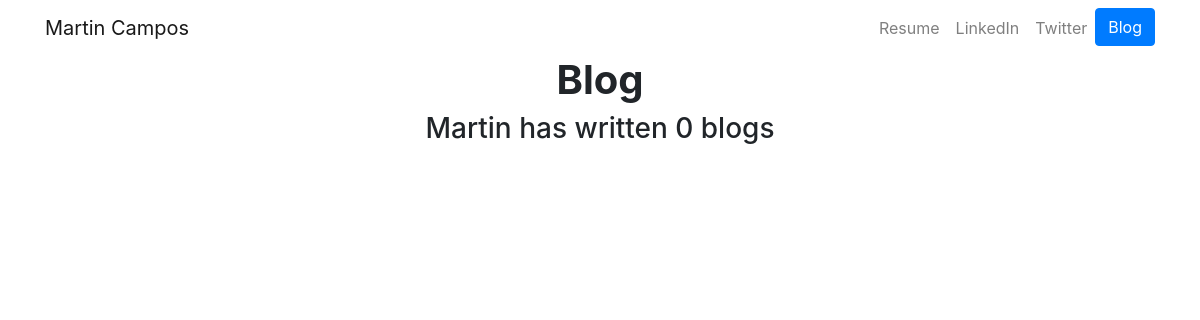
The page /blog/ on the database as committed earlier.
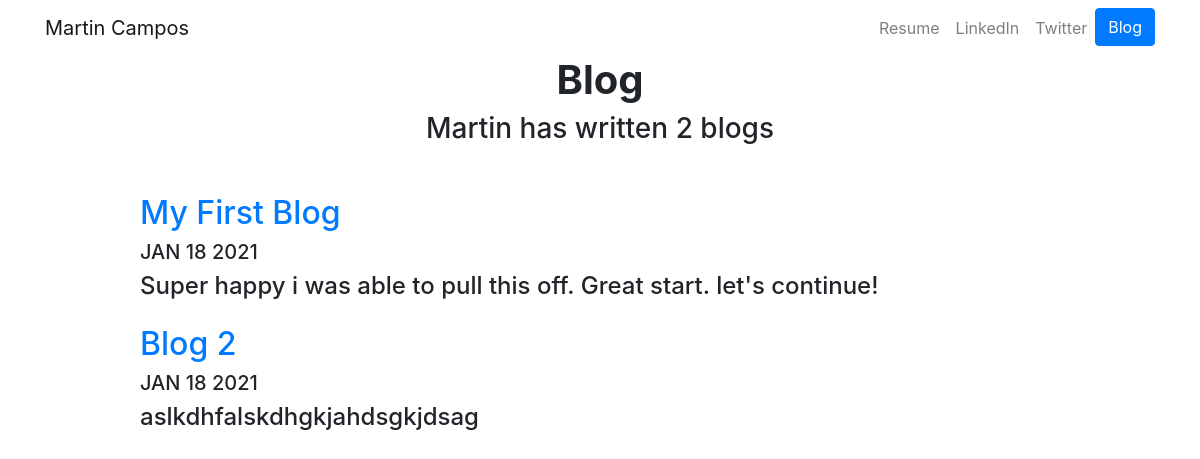
The same page on the database as committed later.
### blog/models.py (models this page shows, shortened)
class Blog(models.Model):
    title = models.CharField(max_length=200)
    date = models.DateField()
    description = models.TextField()

### blog/views.py (the view)
# urls.py: path('', views.all_blogs, name='all_blogs'),
def all_blogs(request):
    blogs = Blog.objects.order_by('-date') #Esta es la manera de poner solamente los mas recientes, con el -date.
    return render(request, 'blog/all_blogs.html', {'blogs':blogs})

### blog/templates/blog/all_blogs.html
{% extends 'portfolio/base.html' %}
{% load static %}
{% block content %}
<h1 id="blogtitle" class="font-weight-bold text-center">Blog</h1>
<h3 class="text-center mb-5">Martin has written {{ blogs.count }} blog{{ blogs.count|pluralize }}</h3>
{% for blog in blogs %}
<div class="row justify-content-center my-3">
  <div class="col-md-10">
    <a href="{% url 'blog:detail' blog.id %}">
      <h2>{{ blog.title }}</h2>
    </a>
    <h5>{{ blog.date|date:'M d Y'|upper }}</h5>
    <h4>{{ blog.description|striptags|truncatechars:100 }}</h4>
  </div>
</div>
{% endfor %}
{% endblock %}

### portfolio/templates/portfolio/base.html (shortened to what this page needs)
{% load static %}
<!doctype html>
<html lang="en">
  <head>
    <link rel="stylesheet" href="https://cdn.jsdelivr.net/npm/bootstrap@4.5.3/dist/css/bootstrap.min.css">
  </head>
  <body>
    <nav id="topNav" class="navbar navbar-expand-md navbar-light">
      <div class="container">
        <a class="navbar-brand" href="{% url 'home' %}">
          <span>Martin Campos</span>
        </a>
        <div class="collapse navbar-collapse text-center" id="navbarNav">
          <ul class="navbar-nav ml-auto">
            <li class="nav-item">
              <a class="nav-link" href="{% static "portfolio\CV Rodrigo Marchese.pdf" %}">Resume</a>
            </li>
            <li class="nav-item">
              <a class="nav-link" href="https://www.linkedin.com/in/martin-campos-5a7ab2192/" target="_blank">LinkedIn</a>
            </li>
            <li class="nav-item">
              <a class="nav-link" href="https://twitter.com/camposleyba" target="_blank">Twitter</a>
            </li>
            <li>
              <a role="button" href="{% url 'blog:all_blogs' %}" class="btn btn-primary">Blog</a>
            </li>
          </ul>
        </div>
      </div>
    </nav>
    <div class="container">
      {% block content %}{% endblock %}
    </div>
  </body>
</html>

Rows that differ between the two databases and show on the page:
added Blog: title "My First Blog", date "JAN 18 2021", description "Super happy i was able to pull this off. Great start. let's continue!"
added Blog: title "Blog 2", date "JAN 18 2021", description "aslkdhfalskdhgkjahdsgkjdsag"
Other text that changed with them:
{{ blogs.count }}: "0" → "2"
